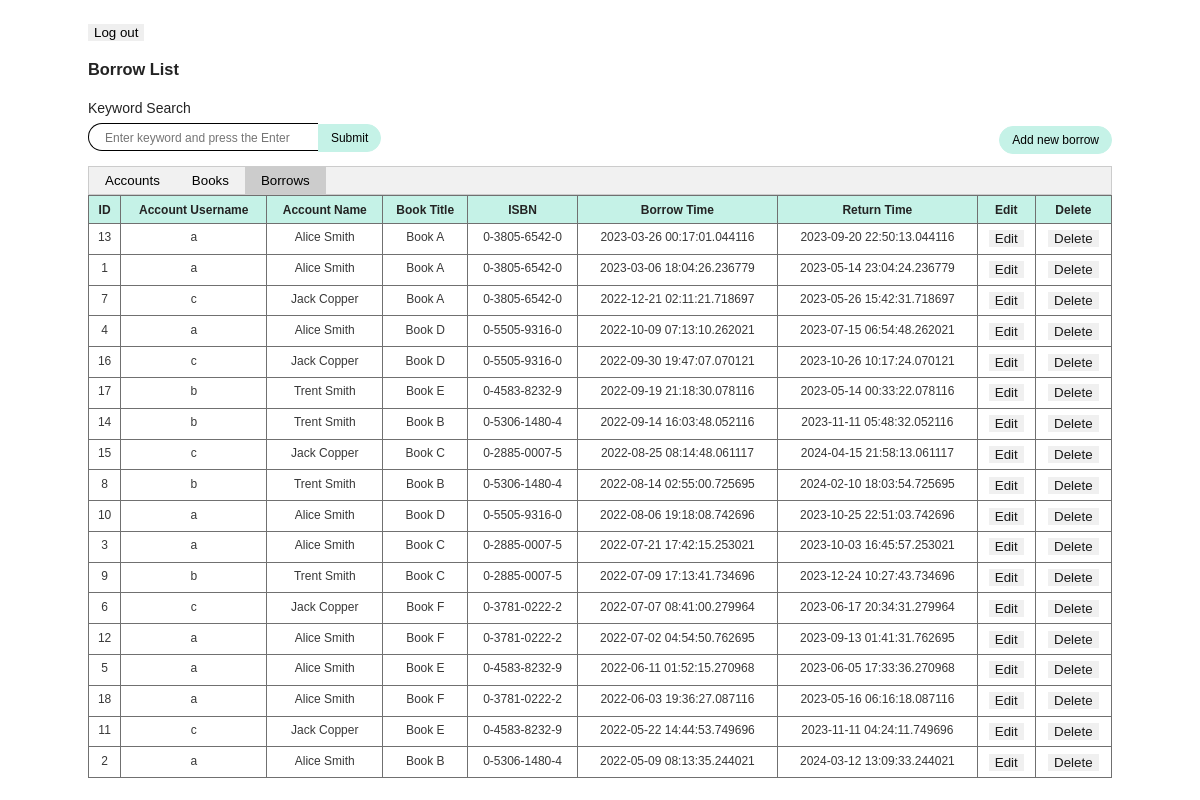
/borrows (signed in), run on the app's committed database.
### tables this page shows
CREATE TABLE Borrow (
            id integer primary key autoincrement,account_id varchar(255),book_id varchar(255),borrow_time datetime not null default '<built-in method now of type object at 0x00007FFF00F18990>',return_time datetime
        );

CREATE TABLE Account (
            id integer primary key autoincrement,username varchar(255) unique,password varchar(255),name varchar(255),is_active tinyint not null default True,created datetime not null default '<built-in method now of type object at 0x00007FFF00F18990>'
        );

CREATE TABLE Book (
            id integer primary key autoincrement,title varchar(255),author varchar(255),isbn varchar(255),publish_date date,created datetime not null default '<built-in method now of type object at 0x00007FFF00F18990>'
        );

### routers/urls.py (the view)
@main_page.route("/borrows", methods=["POST", "GET"])
@requires_authentication
def borrows():
    search = request.args.get("search")
    params = {
        "ordering": ["-borrow_time"]
    }
    if not session.get("librarian_id"):
        params = {
            "account_id": session.get("user_id")
        }
    if search:
        params["search"] = search
        borrow_list = BorrowManager().search(**params)
    else:
        borrow_list = BorrowManager().filter(**params)
    context = {
        "borrow_list": borrow_list,
        "session": session
    }
    if search:
        context["search"] = search
    return render_template("borrows.html", **context)

### objects/books.py (called while the page is built)
    @property
    def account(self):
        from objects.users import AccountManager
        return AccountManager().get(self.account_id)

    @property
    def book(self):
        return BookManager().get(self.book_id)

### objects/cores.py (called while the page is built)
    def __new__(cls):
        if not cls.singleton_instance:
            cls.singleton_instance = super().__new__(cls)
        return cls.singleton_instance

    def get_object_class(self):
        return self.object_class

    def init(self, *args):
        return self.get_object_class()(*args)

    def get_object_class(self):
        return self.object_class

    @property
    def primary_key(self):
        return "id"

    def init(self, *args):
        return self.factory.init(*args)

    def init_list(self, values_list: List[Iterable] = None):
        values_list = values_list if values_list else []
        return [self.init(*values) for values in values_list]

    def handle_ordering(self, ordering: List[str]):
        sql = "ORDER BY"
        for item in ordering:
            if item[0] == "-":
                sql += f" {item[1:]} DESC,"
            else:
                sql += f" {item},"
        return sql[:-1]

    def filter(self, **kwargs):
        ordering = None
        if isinstance(kwargs.get("ordering"), list):
            ordering = kwargs.pop("ordering")
        variables = []
        sql = f"""
        SELECT * FROM {self.object_class.table_name}
        """
        if kwargs:
            sql += "WHERE "
        for key, value in kwargs.items():
            variables.append(value)
            sql += f"{key}=?,"
        sql = sql[:-1]
        if ordering:
            sql += f" {self.handle_ordering(ordering)}"
        results = execute_sql(sql, variables)
        if not results:
            return []
        values_list = [[item for item in result] for result in results]
        return self.init_list(values_list)

    def get(self, id: int):
        sql = f"""
        SELECT * FROM {self.object_class.table_name}
        WHERE {self.primary_key} = {id};
        """
        results = execute_sql(sql)
        if not results:
            return
        return self.init(*[item for item in results[0]])

### objects/users.py (called while the page is built)
    def authenticate(self, username: str, password: str):
        sql = f"""
        SELECT * FROM {self.object_class.table_name}
        WHERE username = ? and password = ?;
        """
        results = execute_sql(sql, [username, password])
        if not results:
            return
        return self.init(*[item for item in results[0]])

### templates/borrows.html (shortened to what this page needs)
<html>
  <body>
    <button onclick="location.href='/logout';">Log out</button>
    <h3>Borrow List</h3>
    <div class="heading">
      <form action="">
        <label for="search">Keyword Search</label>
        <input
          type="text"
          name="search"
          id="search"
          value="{{ search }}"
          placeholder="Enter keyword and press the Enter"
        />
        <input type="submit" value="Submit" />
      </form>
      {% if session.librarian_id %}
      <button onclick="location.href='/borrows/add';" class="create-btn">Add new borrow</button>
      {% endif %}
    </div>
    <div class="tab">
      {% if session.librarian_id %}
      <button onclick="location.href='/accounts';" class="tablinks">Accounts</button>
      {% endif %}
      <button onclick="location.href='/books';" class="tablinks">Books</button>
      <button class="tablinks active">Borrows</button>
    </div>
    <table>
      <thead>
        <tr>
          <th class="whitespace-nowrap">ID</th>
          <th class="whitespace-nowrap">Account Username</th>
          <th class="whitespace-nowrap">Account Name</th>
          <th class="whitespace-nowrap">Book Title</th>
          <th class="whitespace-nowrap">ISBN</th>
          <th class="whitespace-nowrap">Borrow Time</th>
          <th class="whitespace-nowrap">Return Time</th>
          {% if session.librarian_id %}
          <th class="whitespace-nowrap">Edit</th>
          <th class="whitespace-nowrap">Delete</th>
          {% endif %}
        </tr>
      </thead>
      <tbody class="">
        {% for item in borrow_list %}
        <tr class="text-center">
          <td rowspan="1" class="align-top">{{ item.id }}</td>
          <td rowspan="1" class="align-top">{{ item.account.username }}</td>
          <td rowspan="1" class="align-top">{{ item.account.name }}</td>
          <td rowspan="1" class="align-top">{{ item.book.title }}</td>
          <td rowspan="1" class="align-top">{{ item.book.isbn }}</td>
          <td rowspan="1" class="align-top">{{ item.borrow_time }}</td>
          <td rowspan="1" class="align-top">{{ item.return_time }}</td>
          {% if session.librarian_id %}
          <td rowspan="1" class="align-top">
            <button onclick="location.href='/borrows/{{item.id}}/edit';">Edit</button>
          </td>
          <td rowspan="1" class="align-top">
            <button onclick="location.href='/borrows/{{item.id}}/delete';">Delete</button>
          </td>
          {% endif %}
        </tr>
        {% endfor %}
      </tbody>
    </table>
  </body>
</html>

### templates/borrows.html (style rules this page uses)
body { font-family: Poppins Regular, Helvetica, Arial, sans-serif; font-size: 14px; color: #232323; font-weight: 400; line-height: 1.5; background-color: #fff; overflow: auto; max-width: 1024px; margin: 24px auto; }
.heading { display: flex; align-items: flex-end; justify-content: space-between; }
.tab { overflow: hidden; border: 1px solid #ccc; background-color: #f1f1f1; }
.tab button { background-color: inherit; float: left; border: none; outline: none; cursor: pointer; padding: 6px 16px; transition: 0.3s; }
.tab button.active { background-color: #ccc; }
form label { display: block; margin-bottom: 4px; }
input[type="text"] { height: 28px; width: 230px; font-size: 14px; border: 1px solid black; border-right: 0; padding: 4px 16px; border-top-left-radius: 1000px; border-bottom-left-radius: 1000px; }
input[type="text"]::placeholder { font-size: 12px; }
input[type="submit"] { height: 28px; font-size: 12px; padding: 4px 12px; border-top-right-radius: 1000px; border-bottom-right-radius: 1000px; background-color: rgba(197, 242, 231, 1); border: 1px solid rgba(197, 242, 231, 1); margin-left: -4px; }
.create-btn { height: 28px; font-size: 12px; padding: 4px 12px; border-radius: 1000px; background-color: rgba(197, 242, 231, 1); border: 1px solid rgba(197, 242, 231, 1); margin-block-end: 1em; }
table { border-collapse: collapse; border-color: inherit; text-indent: 0; width: 100%; border: 1px solid #232323; }
thead { --tw-bg-opacity: 1; background-color: rgba(197, 242, 231, 1); }
th, td { padding: 0.4rem; font-size: 12px; border: 1px solid #707070; white-space: nowrap; text-align: center; }
td { --tw-text-opacity: 1; color: rgba(35, 35, 35, 1); opacity: 0.9; vertical-align: top; text-align: center; }
tr { page-break-inside: avoid; }

### data on the page
Borrow: id "13", account.username "a", account.name "Alice Smith", book "Book A", book.isbn "0-3805-6542-0", borrow_time "2023-03-26 00:17:01.044116", return_time "2023-09-20 22:50:13.044116"
Borrow: id "1", account.username "a", account.name "Alice Smith", book "Book A", book.isbn "0-3805-6542-0", borrow_time "2023-03-06 18:04:26.236779", return_time "2023-05-14 23:04:24.236779"
Borrow: id "7", account.username "c", account.name "Jack Copper", book "Book A", book.isbn "0-3805-6542-0", borrow_time "2022-12-21 02:11:21.718697", return_time "2023-05-26 15:42:31.718697"
Borrow: id "4", account.username "a", account.name "Alice Smith", book "Book D", book.isbn "0-5505-9316-0", borrow_time "2022-10-09 07:13:10.262021", return_time "2023-07-15 06:54:48.262021"
Borrow: id "16", account.username "c", account.name "Jack Copper", book "Book D", book.isbn "0-5505-9316-0", borrow_time "2022-09-30 19:47:07.070121", return_time "2023-10-26 10:17:24.070121"
Borrow: id "17", account.username "b", account.name "Trent Smith", book "Book E", book.isbn "0-4583-8232-9", borrow_time "2022-09-19 21:18:30.078116", return_time "2023-05-14 00:33:22.078116"
Borrow: id "14", account.username "b", account.name "Trent Smith", book "Book B", book.isbn "0-5306-1480-4", borrow_time "2022-09-14 16:03:48.052116", return_time "2023-11-11 05:48:32.052116"
Borrow: id "15", account.username "c", account.name "Jack Copper", book "Book C", book.isbn "0-2885-0007-5", borrow_time "2022-08-25 08:14:48.061117", return_time "2024-04-15 21:58:13.061117"
Borrow: id "8", account.username "b", account.name "Trent Smith", book "Book B", book.isbn "0-5306-1480-4", borrow_time "2022-08-14 02:55:00.725695", return_time "2024-02-10 18:03:54.725695"
Borrow: id "10", account.username "a", account.name "Alice Smith", book "Book D", book.isbn "0-5505-9316-0", borrow_time "2022-08-06 19:18:08.742696", return_time "2023-10-25 22:51:03.742696"
Borrow: id "3", account.username "a", account.name "Alice Smith", book "Book C", book.isbn "0-2885-0007-5", borrow_time "2022-07-21 17:42:15.253021", return_time "2023-10-03 16:45:57.253021"
Borrow: id "9", account.username "b", account.name "Trent Smith", book "Book C", book.isbn "0-2885-0007-5", borrow_time "2022-07-09 17:13:41.734696", return_time "2023-12-24 10:27:43.734696"
Borrow: id "6", account.username "c", account.name "Jack Copper", book "Book F", book.isbn "0-3781-0222-2", borrow_time "2022-07-07 08:41:00.279964", return_time "2023-06-17 20:34:31.279964"
Borrow: id "12", account.username "a", account.name "Alice Smith", book "Book F", book.isbn "0-3781-0222-2", borrow_time "2022-07-02 04:54:50.762695", return_time "2023-09-13 01:41:31.762695"
Borrow: id "5", account.username "a", account.name "Alice Smith", book "Book E", book.isbn "0-4583-8232-9", borrow_time "2022-06-11 01:52:15.270968", return_time "2023-06-05 17:33:36.270968"
Borrow: id "18", account.username "a", account.name "Alice Smith", book "Book F", book.isbn "0-3781-0222-2", borrow_time "2022-06-03 19:36:27.087116", return_time "2023-05-16 06:16:18.087116"
Borrow: id "11", account.username "c", account.name "Jack Copper", book "Book E", book.isbn "0-4583-8232-9", borrow_time "2022-05-22 14:44:53.749696", return_time "2023-11-11 04:24:11.749696"
Borrow: id "2", account.username "a", account.name "Alice Smith", book "Book B", book.isbn "0-5306-1480-4", borrow_time "2022-05-09 08:13:35.244021", return_time "2024-03-12 13:09:33.244021"
